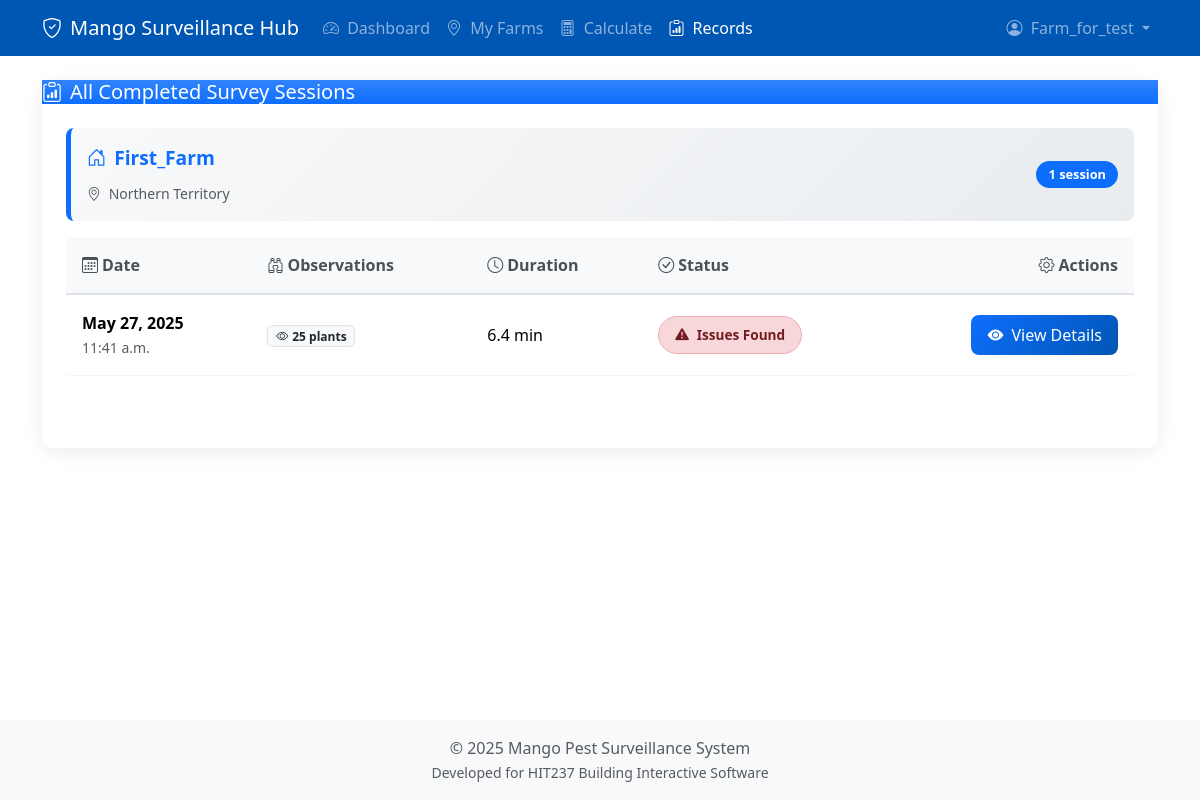
The page /records/ (signed in) on the database its author committed.
### core/models.py (models this page shows, shortened)
class Farm(models.Model):
    owner = models.ForeignKey(Grower, on_delete=models.CASCADE, related_name='farms', db_index=True)
    name = models.CharField(max_length=100, db_index=True)
    region = models.ForeignKey(Region, on_delete=models.SET_NULL, null=True, blank=True, related_name='farms')
    size_hectares = models.DecimalField(max_digits=10, decimal_places=2, null=True, blank=True)
    stocking_rate = models.IntegerField(null=True, blank=True)
    plant_type = models.ForeignKey(PlantType, on_delete=models.SET_NULL, null=True, blank=True, related_name='farms')
    geoscape_address_id = models.CharField(max_length=50, blank=True, null=True, unique=True, db_index=True)
    formatted_address = models.CharField(max_length=500, blank=True, null=True)
    boundary = models.JSONField(null=True, blank=True)
    class Meta:
        ordering = ['name']
        indexes = [
            models.Index(fields=['name']),
            models.Index(fields=['owner']),
            models.Index(fields=['plant_type']),
            models.Index(fields=['region']),
            models.Index(fields=['geoscape_address_id']),
        ]

class Region(models.Model):
    name = models.CharField(max_length=100, unique=True)
    climate_zone = models.CharField(max_length=50, blank=True, null=True)
    state_abbreviation = models.CharField(
        max_length=3,
        blank=True,
        null=True,
        help_text="State/Territory abbreviation (e.g., NT, QLD, WA)"
    )

class SurveySession(models.Model):
    farm = models.ForeignKey(Farm, on_delete=models.CASCADE, related_name='survey_sessions', db_index=True)
    surveyor = models.ForeignKey(User, on_delete=models.CASCADE, related_name='survey_sessions', db_index=True)
    start_time = models.DateTimeField(default=timezone.now, db_index=True)
    end_time = models.DateTimeField(null=True, blank=True)
    status = models.CharField(max_length=20, choices=SURVEY_STATUS_CHOICES, default='in_progress', db_index=True)
    target_plants_surveyed = models.PositiveIntegerField(null=True, blank=True)
    session_id = models.UUIDField(default=uuid.uuid4, editable=False, unique=True, db_index=True)
    objects = SurveySessionManager()
    class Meta:
        ordering = ['-start_time']
        verbose_name = "Survey Session"
        verbose_name_plural = "Survey Sessions"
        indexes = [
            models.Index(fields=['status']),
            models.Index(fields=['farm', 'status']),
            models.Index(fields=['surveyor', '-start_time']),
        ]
    def duration(self):
        if self.status not in ['completed', 'abandoned']:
            return None
        if not self.end_time:
            return None
        try:
            start = self.start_time
            end = self.end_time
            delta = end - start
            duration_minutes = delta.total_seconds() / 60
            if duration_minutes < 0:
                logger.warning(f"Session {self.session_id}: Negative duration detected. Start: {start}, End: {end}")
                return None
            elif duration_minutes > 1440:  # More than 24 hours
                logger.warning(f"Session {self.session_id}: Unrealistic duration detected: {duration_minutes} minutes")
                return None
            return round(duration_minutes, 1)
        except Exception as e:
            logger.error(f"Session {self.session_id}: Error calculating duration: {e}")
            return None
    def observation_count(self):
        return self.observations.filter(status='completed').count()
    def get_unique_pests(self):
        return Pest.objects.filter(observations__session=self, observations__status='completed').distinct()

### core/views.py (the view)
# urls.py: path('records/', views.record_list_view, name='record_list'),  # ADD THIS LINE
@login_required
def record_list_view(request):
    grower = request.user.grower_profile
    completed_sessions = SurveySession.objects.filter(
        farm__owner=grower,
        status='completed'
    ).select_related('farm', 'surveyor').order_by('-end_time')
    farms_with_sessions = Farm.objects.filter(
        owner=grower,
        survey_sessions__status='completed'
    ).annotate(
        session_count=Count('survey_sessions', filter=models.Q(survey_sessions__status='completed'))
    ).filter(session_count__gt=0).order_by('name')
    sessions_by_farm = {
        farm: completed_sessions.filter(farm=farm) for farm in farms_with_sessions
    }
    all_farms = Farm.objects.filter(owner=grower).order_by('name')
    context = {
        'farms': all_farms,
        'sessions_by_farm': sessions_by_farm,
        'completed_sessions': completed_sessions
    }
    return render(request, 'core/record_list.html', context)

### core/templates/core/record_list.html (shortened to what this page needs)
{% extends 'core/base.html' %}
{% block content %}
<div class="records-card">
    <div class="card-header text-white bg-gradient d-flex justify-content-between align-items-center" style="background-color: #0d6efd;">
        <h5 class="mb-0">
            <i class="bi bi-clipboard-data me-2"></i>All Completed Survey Sessions
        </h5>
    </div>
    <div class="card-body p-0">
        {% if sessions_by_farm %}
            <div class="d-none d-md-block p-4">
                {% for farm, sessions in sessions_by_farm.items %}
                    <div class="mb-5">
                        <div class="farm-header">
                            <div class="d-flex justify-content-between align-items-center">
                                <div>
                                    <div class="farm-title">
                                        <a href="{% url 'core:farm_detail' farm.id %}" class="text-decoration-none text-primary">
                                            <i class="bi bi-house-door me-2"></i>{{ farm.name }}
                                        </a>
                                    </div>
                                    <small class="text-muted">
                                        <i class="bi bi-geo-alt me-1"></i>
                                        {{ farm.region.name|default:"No region set" }}
                                    </small>
                                </div>
                                <span class="session-count-badge">
                                    {{ farm.session_count }} session{{ farm.session_count|pluralize }}
                                </span>
                            </div>
                        </div>
                        <div class="table-responsive">
                            <table class="table records-table mb-0">
                                <thead>
                                    <tr>
                                        <th><i class="bi bi-calendar3 me-1"></i>Date</th>
                                        <th><i class="bi bi-binoculars me-1"></i>Observations</th>
                                        <th><i class="bi bi-clock me-1"></i>Duration</th>
                                        <th><i class="bi bi-check-circle me-1"></i>Status</th>
                                        <th class="text-end"><i class="bi bi-gear me-1"></i>Actions</th>
                                    </tr>
                                </thead>
                                <tbody>
                                    {% for session in sessions %}
                                    <tr>
                                        <td>
                                            <div class="fw-bold">{{ session.end_time|date:"M j, Y" }}</div>
                                            <small class="text-muted">{{ session.end_time|date:"P" }}</small>
                                        </td>
                                        <td>
                                            <span class="badge bg-light text-dark border">
                                                <i class="bi bi-eye me-1"></i>{{ session.observation_count }} plants
                                            </span>
                                        </td>
                                        <td>
                                            {% if session.duration %}
                                                <span class="fw-medium">{{ session.duration }} min</span>
                                            {% else %}
                                                <span class="text-muted">N/A</span>
                                            {% endif %}
                                        </td>
                                        <td>
                                            {% if session.get_unique_pests.exists or session.get_unique_diseases.exists %}
                                                <span class="status-badge status-issues-found">
                                                    <i class="bi bi-exclamation-triangle-fill"></i>Issues Found
                                                </span>
                                            {% else %}
                                                <span class="status-badge status-all-clear">
                                                    <i class="bi bi-check-circle-fill"></i>All Clear
                                                </span>
                                            {% endif %}
                                        </td>
                                        <td class="text-end">
                                            <a href="{% url 'core:survey_session_detail' session.session_id %}" class="action-btn btn-view">
                                                <i class="bi bi-eye-fill"></i> View Details
                                            </a>
                                        </td>
                                    </tr>
                                    {% endfor %}
                                </tbody>
                            </table>
                        </div>
                    </div>
                {% endfor %}
            </div>
        {% endif %}
    </div>
</div>
{% endblock %}

### core/templates/core/base.html (shortened to what this page needs)
<!DOCTYPE html>
<html lang="en">
<head>
    <link href="https://cdn.jsdelivr.net/npm/bootstrap@5.3.3/dist/css/bootstrap.min.css" rel="stylesheet">
    <link rel="stylesheet" href="https://cdn.jsdelivr.net/npm/bootstrap-icons@1.11.3/font/bootstrap-icons.min.css">
</head>
<body class="d-flex flex-column min-vh-100">
    <nav class="navbar navbar-expand-lg navbar-dark fixed-top" style="background-color: var(--primary-color);">
        <div class="container">
            <a class="navbar-brand d-flex align-items-center" href="{% url 'core:dashboard' %}">
                <i class="bi bi-shield-check me-2"></i>
                Mango Surveillance Hub
            </a>
            <div class="collapse navbar-collapse" id="navbarNav">
                {% if user.is_authenticated %}
                <ul class="navbar-nav me-auto mb-2 mb-lg-0">
                    <li class="nav-item">
                        <a class="nav-link {% if request.resolver_match.url_name == 'dashboard' %}active{% endif %}" href="{% url 'core:dashboard' %}">
                            <i class="bi bi-speedometer2 me-1"></i> Dashboard
                        </a>
                    </li>
                    <li class="nav-item">
                        <a class="nav-link {% if request.resolver_match.url_name == 'myfarms' %}active{% endif %}" href="{% url 'core:myfarms' %}">
                            <i class="bi bi-geo-alt me-1"></i> My Farms
                        </a>
                    </li>
                    <li class="nav-item">
                        <a class="nav-link {% if request.resolver_match.url_name == 'calculator' %}active{% endif %}" href="{% url 'core:calculator' %}">
                            <i class="bi bi-calculator me-1"></i> Calculate
                        </a>
                    </li>
                    <li class="nav-item">
                        <a class="nav-link {% if request.resolver_match.url_name == 'record_list' %}active{% endif %}" href="{% url 'core:record_list' %}">
                            <i class="bi bi-clipboard-data me-1"></i> Records
                        </a>
                    </li>
                </ul>
                <ul class="navbar-nav ms-auto mb-2 mb-lg-0">
                    <li class="nav-item dropdown">
                        <a class="nav-link dropdown-toggle" href="#" id="navbarDropdownAccount" role="button" data-bs-toggle="dropdown" aria-expanded="false">
                            <i class="bi bi-person-circle me-1"></i> {{ user.username }}
                        </a>
                    </li>
                </ul>
                {% endif %}
            </div>
        </div>
    </nav>
    <div class="container my-4">
        <main>
            {% block content %}
            {% endblock %}
        </main>
    </div>
    <footer class="mt-auto py-3 bg-light text-center">
        <div class="container">
            <span class="text-muted">© {% now "Y" %} Mango Pest Surveillance System</span><br>
            <small class="text-muted">Developed for HIT237 Building Interactive Software</small>
        </div>
    </footer>
</body>
</html>

### core/templates/core/base.html (style rules this page uses)
body { padding-top: 56px; }
:root { --primary-color: #0056b3; --secondary-color: #198754; --accent-color: #fd7e14; --light-bg: #f8f9fa; --card-border: #e9ecef; --card-shadow: 0 0.125rem 0.25rem rgba(0, 0, 0, 0.075); --card-shadow-hover: 0 0.5rem 1rem rgba(0, 0, 0, 0.15); }

### core/templates/core/record_list.html (style rules this page uses)
.records-card { border-radius: 12px; border: none; box-shadow: 0 4px 20px rgba(0,0,0,0.08); transition: all 0.3s ease; margin-bottom: 1rem; }
.status-badge { padding: 0.5rem 1rem; border-radius: 20px; font-weight: 600; font-size: 0.85rem; display: inline-flex; align-items: center; gap: 0.5rem; }
.status-issues-found { background-color: #f8d7da; color: #721c24; border: 1px solid #f1aeb5; }
.farm-header { background: linear-gradient(135deg, #f8f9fa, #e9ecef); border-left: 5px solid #0d6efd; border-radius: 8px; padding: 1rem; margin-bottom: 1rem; }
.farm-title { color: #0d6efd; font-weight: 700; font-size: 1.2rem; margin-bottom: 0.5rem; }
.session-count-badge { background-color: #0d6efd; color: white; padding: 0.25rem 0.75rem; border-radius: 15px; font-size: 0.8rem; font-weight: 600; }
.records-table { border-radius: 8px; overflow: hidden; background: white; box-shadow: 0 2px 10px rgba(0,0,0,0.05); }
.records-table th { background-color: #f8f9fa; border-bottom: 2px solid #dee2e6; color: #495057; font-weight: 600; padding: 1rem; }
.records-table td { padding: 1rem; vertical-align: middle; border-bottom: 1px solid #f1f3f4; }
.action-btn { border-radius: 8px; padding: 0.5rem 1rem; font-weight: 500; transition: all 0.2s ease; border: none; text-decoration: none; display: inline-flex; align-items: center; gap: 0.5rem; }
.btn-view { background: linear-gradient(135deg, #0d6efd, #0056b3); color: white; }

### rows shown on the page
Farm: name "First_Farm", region.name "Northern Territory", session_count "1"
SurveySession: end_time "May 27, 2025", end_time "11:41 a.m.", observation_count "25", duration "6.4", shows "Issues Found"

### other values the page prints
{{ user.username }} "Farm_for_test"
